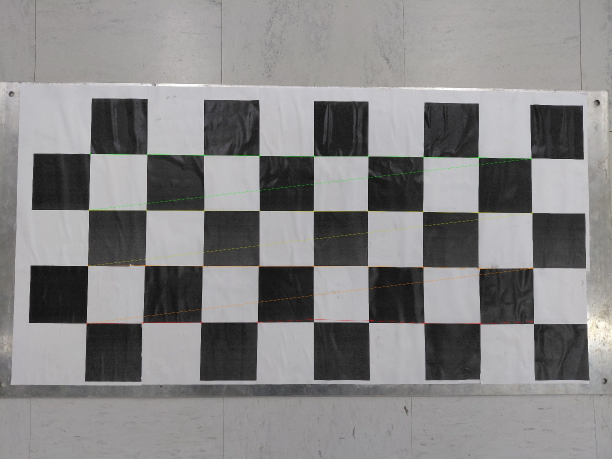
#> input picture resultados/deteccao/img_01.jpg, 1224 x 918 px, given as the content of the folder imagens, which was not available (shown at 1/2 size)
$ python calibracao.py   (older library calls are emulated)
#> lines starting #> are read from the running program, lines starting #| are printed output that depends on the picture; after the words box and inside, x2 and y2 are one past the last pixel; in counts of white or black regions, pixels touching at a corner belong together; pictures that were not available may be replaced by others from this repository, and a replacement may not be noted
import glob
import json
import os

import cv2
import numpy as np

PASTA_IMAGENS = "imagens"
PASTA_SAIDA = "resultados"
TAM_QUADRADO = 0.09
PADRAO = (9, 4)
ESCALAS = [0.1, 0.15, 0.2, 0.25, 0.3, 0.35, 0.5]
MAX_RESIDUO_HOMOGRAFIA = 6.0
FATOR_OUTLIER = 3.0

FLAGS_CALIB = cv2.CALIB_FIX_K3


FLAGS_LEITURA = cv2.IMREAD_COLOR | cv2.IMREAD_IGNORE_ORIENTATION


def pontos_objeto(padrao, tam=TAM_QUADRADO):
    cols, lins = padrao
    obj = np.zeros((cols * lins, 3), np.float32)
    obj[:, :2] = np.mgrid[0:cols, 0:lins].T.reshape(-1, 2) * tam
    return obj


def residuo_homografia(cantos, padrao=PADRAO):
    grade = pontos_objeto(padrao)[:, :2]
    c = cantos.reshape(-1, 2)
    H, _ = cv2.findHomography(grade, c)
    return float(np.linalg.norm(cv2.perspectiveTransform(grade[None], H)[0] - c, axis=1).mean())


def detectar_cantos(cinza):

    n = PADRAO[0] * PADRAO[1]
    detectores = [
        lambda im: cv2.findChessboardCornersSB(im, PADRAO, flags=cv2.CALIB_CB_NORMALIZE_IMAGE | cv2.CALIB_CB_ACCURACY),
        lambda im: cv2.findChessboardCornersSB(im, PADRAO, flags=cv2.CALIB_CB_NORMALIZE_IMAGE | cv2.CALIB_CB_EXHAUSTIVE | cv2.CALIB_CB_ACCURACY),
        lambda im: cv2.findChessboardCorners(im, PADRAO, flags=cv2.CALIB_CB_ADAPTIVE_THRESH | cv2.CALIB_CB_NORMALIZE_IMAGE),
    ]
    melhor, melhor_res = None, np.inf
    for esc in ESCALAS:
        peq = cv2.resize(cinza, None, fx=esc, fy=esc, interpolation=cv2.INTER_AREA)
        for det in detectores:
            ok, cantos = det(peq)
            if not ok or len(cantos) != n:
                continue
            cantos = ((cantos + 0.5) / esc - 0.5).astype(np.float32)  # volta à resolução cheia
            res = residuo_homografia(cantos)
            if res < melhor_res:
                melhor, melhor_res = cantos, res
    if melhor is None or melhor_res > MAX_RESIDUO_HOMOGRAFIA:
        return None, melhor_res
    crit = (cv2.TERM_CRITERIA_EPS + cv2.TERM_CRITERIA_MAX_ITER, 50, 1e-3)
    melhor = cv2.cornerSubPix(cinza, melhor, (11, 11), (-1, -1), crit)
    return melhor, residuo_homografia(melhor)


def erro_reprojecao(obj, img_pts, rvec, tvec, K, dist):
    proj, _ = cv2.projectPoints(obj, rvec, tvec, K, dist)
    d = np.linalg.norm(proj.reshape(-1, 2) - img_pts.reshape(-1, 2), axis=1)
    return proj.reshape(-1, 2), d


def residuo_retilinidade(pts, padrao):

    cols, lins = padrao
    grade = pts.reshape(lins, cols, 2)
    res = []
    for linha in list(grade) + list(grade.transpose(1, 0, 2)):
        vx, vy, x0, y0 = cv2.fitLine(linha.astype(np.float32), cv2.DIST_L2, 0, 0.01, 0.01).ravel()
        n = np.array([-vy, vx])
        res.extend(((linha - [x0, y0]) @ n).tolist())
    return float(np.sqrt(np.mean(np.square(res))))


def desenhar_eixos(img, rvec, tvec, K, dist, comprimento, espessura):
    pts3d = np.float32([[0, 0, 0], [comprimento, 0, 0], [0, comprimento, 0], [0, 0, -comprimento]])
    pts2d, _ = cv2.projectPoints(pts3d, rvec, tvec, K, dist)
    pts2d = np.int32(pts2d.reshape(-1, 2))
    origem = tuple(pts2d[0])
    cv2.line(img, origem, tuple(pts2d[1]), (128, 0, 128), espessura)
    cv2.line(img, origem, tuple(pts2d[2]), (203, 192, 255), espessura)
    cv2.line(img, origem, tuple(pts2d[3]), (0, 0, 255), espessura)
    return img


def main():
    os.makedirs(PASTA_SAIDA, exist_ok=True)
    for sub in ("deteccao", "sem_distorcao", "projecao"):
        os.makedirs(os.path.join(PASTA_SAIDA, sub), exist_ok=True)

    arquivos = sorted(glob.glob(os.path.join(PASTA_IMAGENS, "*.jpg")))
    obj_pts, img_pts, nomes, padroes = [], [], [], []
    tam_img = None

    print("detecção dos cantos")
    for f in arquivos:
        img = cv2.imread(f, FLAGS_LEITURA)
#> img is the input picture: shape (918, 1224, 3); mean B, G, R 134.1, 133.8, 134.8
        cinza = cv2.cvtColor(img, cv2.COLOR_BGR2GRAY)
        tam_img = cinza.shape[::-1]
        cantos, res = detectar_cantos(cinza)
#> after the loop in detectar_cantos, `for esc in ESCALAS:`:
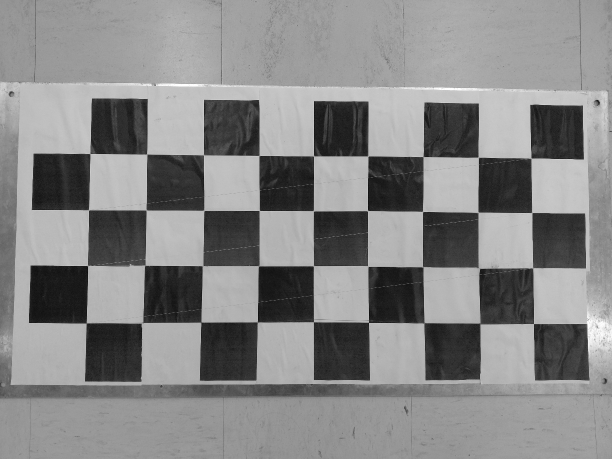
#> peq: shape (459, 612); min 14, max 255, mean 134.3
#> after the loop in detectar_cantos, `for esc in ESCALAS:`: melhor = 36 rows, first 8: [179.4, 305.9], [293.3, 308.2], [407.6, 309.7], [518.7, 311.7], [627.5, 310.8], [736.2, 311.1], [847.2, 312.9], [956.3, 314.7]; melhor_res = 1.31
#> in detectar_cantos, `melhor = cv2.cornerSubPix(cinza, melhor, (11, 11), (-1, -1), crit)`: melhor = 36 rows, first 8: [180.5, 307.5], [293.8, 308.5], [407.5, 310.3], [518.5, 311.5], [627.7, 312.4], [736.3, 312.5], [846.6, 313.6], [957.2, 315]
#> cantos has the same summary as melhor in detectar_cantos; res = 1.54
        nome = os.path.basename(f)
        if cantos is None:
            print(f"  {nome}: tabuleiro NÃO encontrado (descartada)")
            continue
        padrao = PADRAO
        print(f"  {nome}: {padrao[0]}x{padrao[1]} cantos | resíduo homografia {res:.2f}px")
#|   img_01.jpg: 9x4 cantos | resíduo homografia 1.54px
        obj_pts.append(pontos_objeto(padrao))
        img_pts.append(cantos)
        nomes.append(nome)
        padroes.append(padrao)
        vis = cv2.drawChessboardCorners(img.copy(), padrao, cantos, True)
        cv2.imwrite(os.path.join(PASTA_SAIDA, "deteccao", nome), cv2.resize(vis, None, fx=0.3, fy=0.3))

    print("\ncalibração")
    descartadas_outlier = []
    while True:
        rms, K, dist, rvecs, tvecs, _, _, erros_view = cv2.calibrateCameraExtended(
            obj_pts, img_pts, tam_img, None, None, flags=FLAGS_CALIB)
        e = erros_view.ravel()
        pior = int(np.argmax(e))
        if e[pior] <= FATOR_OUTLIER * np.median(e):
            break
        print(f"  {nomes[pior]}: erro {e[pior]:.2f}px > {FATOR_OUTLIER}x mediana -> descartada, recalibrando")
        descartadas_outlier.append(nomes[pior])
        for lst in (obj_pts, img_pts, nomes, padroes):
            lst.pop(pior)
#> this loop made 1 pass
#> (rms, K, dist, rvecs, tvecs, erros_view, e, pior) on pass 1: (0.966, [[1430.6, 0, 610.1], [0, 1439.5, 466.4], [0, 0, 1]], [[0.651, -4.24, 0.0102, -0.0136, 0]], ([-0.0504, -0.00694, 0.00568],), ([-0.345, -0.128, 1.19],), [0.966], [0.966], 0)
#> after the loop, descartadas_outlier = []
    print(f"  Imagens usadas: {len(nomes)} | tamanho: {tam_img[0]}x{tam_img[1]}")
#|   Imagens usadas: 1 | tamanho: 1224x918
    print(f"  Erro RMS de reprojeção: {rms:.3f} px")
#|   Erro RMS de reprojeção: 0.966 px
    print("  K =\n", np.array2string(K, precision=2, suppress_small=True))
#|   K =
#|  [[1430.63    0.    610.08]
#|  [   0.   1439.51  466.43]
#|  [   0.      0.      1.  ]]
    print("  dist (k1 k2 p1 p2 k3) =", np.array2string(dist.ravel(), precision=4))
#|   dist (k1 k2 p1 p2 k3) = [ 0.6507 -4.2352  0.0102 -0.0136  0.    ]
    fx, fy, cx, cy = K[0, 0], K[1, 1], K[0, 2], K[1, 2]
#> fx = 1430.6; fy = 1439.5; cx = 610.1; cy = 466.4
    fov_x = 2 * np.degrees(np.arctan(tam_img[0] / (2 * fx)))
#> fov_x = 46.32
    fov_y = 2 * np.degrees(np.arctan(tam_img[1] / (2 * fy)))
#> fov_y = 35.37
    print(f"  FOV horizontal = {fov_x:.1f}°, vertical = {fov_y:.1f}°")
#|   FOV horizontal = 46.3°, vertical = 35.4°

    np.savez(os.path.join(PASTA_SAIDA, "calibracao.npz"), K=K, dist=dist, rms=rms,
             rvecs=np.array(rvecs), tvecs=np.array(tvecs), nomes=np.array(nomes))
    fs = cv2.FileStorage(os.path.join(PASTA_SAIDA, "calibracao.yaml"), cv2.FILE_STORAGE_WRITE)
    fs.write("image_width", tam_img[0]); fs.write("image_height", tam_img[1])
    fs.write("camera_matrix", K); fs.write("dist_coeffs", dist); fs.write("rms", rms)
    fs.release()

    por_imagem = []
    for i, nome in enumerate(nomes):
        R, _ = cv2.Rodrigues(rvecs[i])
        centro_cam = (-R.T @ tvecs[i]).ravel()
        por_imagem.append({
            "imagem": nome, "padrao": list(padroes[i]),
            "erro_rms_px": float(erros_view[i, 0]),
            "distancia_camera_m": float(np.linalg.norm(tvecs[i])),
            "centro_camera_m": centro_cam.round(3).tolist(),
            "R": R.round(4).tolist(), "t_m": tvecs[i].ravel().round(4).tolist(),
        })
#> this loop made 1 pass
#> centro_cam on pass 1: [0.338, 0.186, -1.18]
#> after the loop, por_imagem = 1 item


    K_alpha0, _ = cv2.getOptimalNewCameraMatrix(K, dist, tam_img, 0, tam_img)
#> K_alpha0 = [[1430.6, 0, 610.1], [0, 1472.9, 471.4], [0, 0, 1]]
    mapx, mapy = cv2.initUndistortRectifyMap(K, dist, None, K_alpha0, tam_img, cv2.CV_32FC1)
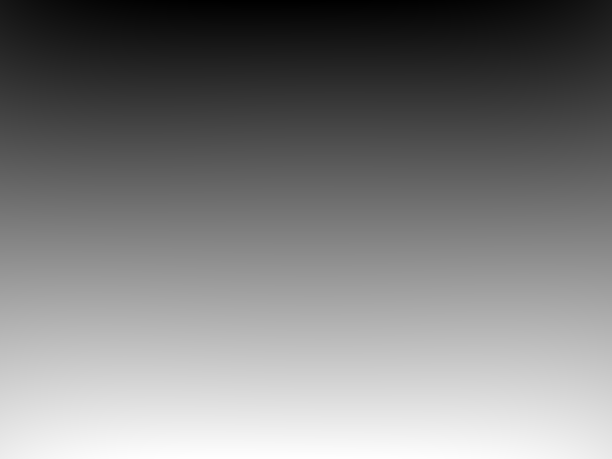
#> mapy: shape (918, 1224) float32 (shown at 1/2 size); min -0.357, max 917, mean 456.3; drawn with min black and max white
    retilinidade = []
    for i, nome in enumerate(nomes):
        img = cv2.imread(os.path.join(PASTA_IMAGENS, nome), FLAGS_LEITURA)
        und = cv2.remap(img, mapx, mapy, cv2.INTER_LINEAR)       # alpha=0
        cinza_o = cv2.cvtColor(img, cv2.COLOR_BGR2GRAY)
        cinza_u = cv2.cvtColor(cv2.undistort(img, K, dist), cv2.COLOR_BGR2GRAY)  # mesma K
        sobrepos = cv2.merge([cinza_u, cinza_u, cinza_o])
        pts_und = cv2.undistortPoints(img_pts[i], K, dist, P=K).reshape(-1, 2)
#> pts_und = 36 pairs, first value 188.6 to 1064.1, second value 310.7 to 643.7
        antes = residuo_retilinidade(img_pts[i].reshape(-1, 2), padroes[i])
#> the loop in residuo_retilinidade, `for linha in list(grade) + list(grade.transpose(1, 0, 2)):` made 13 passes
#> (vx, vy, x0, y0, n) on passes 1 to 8: (1, 0.00959, 625.6, 312, [-0.00959, 1]), (1, 0.00594, 625.1, 422.4, [-0.00594, 1]), (1, 0.00659, 624.8, 533.2, [-0.00659, 1]), (1, 0.00153, 624, 645.8, [-0.00153, 1]), (0.0222, -1, 176.5, 476.4, [1, 0.0222]), (0.0281, -1, 290.2, 476.6, [1, 0.0281]), (0.0159, -1, 405.9, 477.1, [1, 0.0159]), (0.00999, -1, 517.6, 477.4, [1, 0.00999])
#> after the loop in residuo_retilinidade, `for linha in list(grade) + list(grade.transpose(1, 0, 2)):`: res = 72 values, max 1.91 at index 25, min -2.09 at index 31, mean 3.43e-06
#> antes = 0.791
        depois = residuo_retilinidade(pts_und, padroes[i])
#> the loop in residuo_retilinidade (call 2), `for linha in list(grade) + list(grade.transpose(1, 0, 2)):` made 13 passes
#> (vx, vy, x0, y0, n) on passes 1, 2, 3, 4, 5, 8, 10, 11: (1, 0.00649, 627.8, 313.5, [-0.00649, 1]), (1, 0.00495, 627.1, 422.4, [-0.00495, 1]), (1, 0.0075, 626.8, 531.7, [-0.0075, 1]), (1, 0.00475, 626.3, 641.5, [-0.00475, 1]), (0.0171, -1, 191.6, 474.6, [1, 0.0171]), (0.00795, -1, 518.6, 476.8, [1, 0.00795]), (0.00179, 1, 735.9, 477.4, [-1, 0.00179]), (0.00189, 1, 844.3, 478.5, [-1, 0.00189])
#> depois = 0.529
        retilinidade.append({"imagem": nome, "antes_px": antes, "depois_px": depois})


        esc = 0.25
        a = cv2.resize(img, None, fx=esc, fy=esc)
        b = cv2.resize(und, None, fx=esc, fy=esc)
        c = cv2.resize(sobrepos, None, fx=esc, fy=esc)
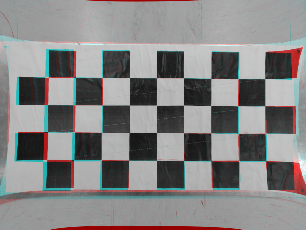
#> c: shape (230, 306, 3); mean of channels 0, 1, 2 132.8, 132.8, 134.2; drawn as B, G, R
        for im, txt in ((a, "original"), (b, "sem distorcao (alpha=0)"), (c, "vermelho=original ciano=corrigida")):
            cv2.putText(im, txt, (15, 40), cv2.FONT_HERSHEY_SIMPLEX, 1.1, (0, 0, 255), 3)
#> this loop made 3 passes
#> txt on passes 1 to 3: 'original', 'sem distorcao (alpha=0)', 'vermelho=original ciano=corrigida'
        cv2.imwrite(os.path.join(PASTA_SAIDA, "sem_distorcao", nome), np.hstack([a, b, c]))

    mx, my = cv2.initUndistortRectifyMap(K, dist, None, K, tam_img, cv2.CV_32FC1)
    desloc = np.hypot(mx - np.arange(tam_img[0])[None], my - np.arange(tam_img[1])[:, None])
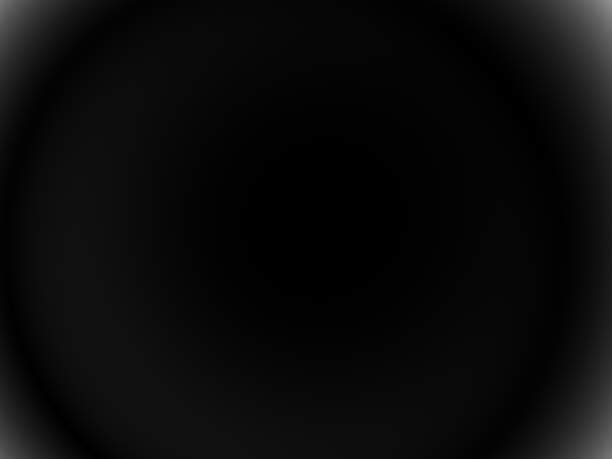
#> desloc: shape (918, 1224) float64 (shown at 1/2 size); min 0, max 148, mean 10.6
    casco = cv2.convexHull(np.vstack([p.reshape(-1, 2) for p in img_pts]).astype(np.float32))
#> casco = [[1067.5, 647.6], [172.7, 646.5], [177.4, 420.3], [180.5, 307.5], [293.8, 308.5], [736.3, 312.5], [846.6, 313.6], [957.2, 315], [1062.4, 316.7], [1064.1, 425.5]]
    mascara = np.zeros(desloc.shape, np.uint8)
    cv2.fillConvexPoly(mascara, casco.astype(np.int32), 1)
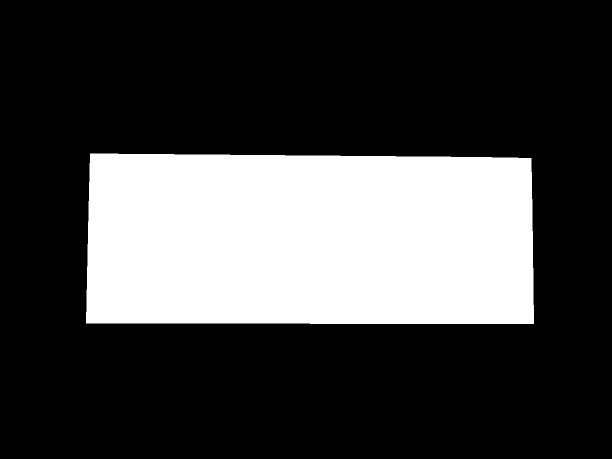
#> mascara: shape (918, 1224) (shown at 1/2 size); values 0 (black) and 1 (white), 26.6% white; 1 white region, box (x1, y1, x2, y2) and area: (172, 307, 1068, 648) 299414
    desloc_util = float(desloc[mascara > 0].max())
#> desloc_util = 17.48
    print(f"  Deslocamento máximo na região coberta pelos cantos: {desloc_util:.1f} px "
          f"(cantos da imagem, extrapolado: {desloc.max():.1f} px)")
#|   Deslocamento máximo na região coberta pelos cantos: 17.5 px (cantos da imagem, extrapolado: 148.0 px)
    mapa = cv2.applyColorMap(np.uint8(np.clip(desloc / desloc_util, 0, 1) * 255), cv2.COLORMAP_JET)
    cv2.polylines(mapa, [casco.astype(np.int32)], True, (255, 255, 255), 12)
#> mapa: shape (918, 1224, 3); mean B, G, R 139.9, 116.3, 94.5
    for p in img_pts:
        for q in p.reshape(-1, 2):
            cv2.circle(mapa, tuple(np.int32(q)), 12, (255, 255, 255), -1)
#> this loop made 1 pass
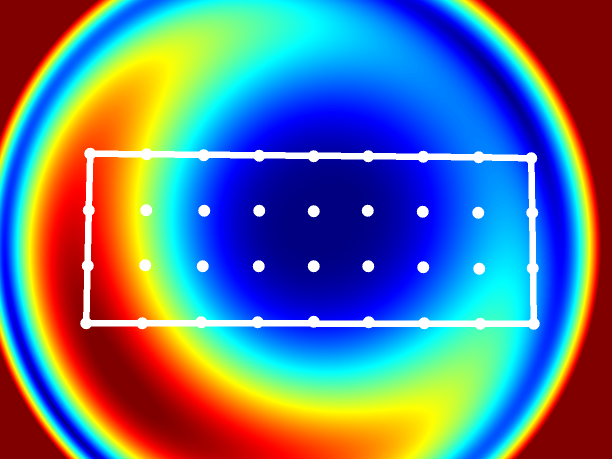
#> mapa: shape (918, 1224, 3) (shown at 1/2 size); mean B, G, R 140.5, 117.8, 96.3
    cv2.imwrite(os.path.join(PASTA_SAIDA, "mapa_distorcao.jpg"), cv2.resize(mapa, None, fx=0.25, fy=0.25))


    projecao = []
    for i, nome in enumerate(nomes):
        obj = obj_pts[i]
#> obj = 36 rows, first 8: [0, 0, 0], [0.09, 0, 0], [0.18, 0, 0], [0.27, 0, 0], [0.36, 0, 0], [0.45, 0, 0], [0.54, 0, 0], [0.63, 0, 0]
        proj, d = erro_reprojecao(obj, img_pts[i], rvecs[i], tvecs[i], K, dist)
#> in erro_reprojecao, `proj, _ = cv2.projectPoints(obj, rvec, tvec, K, dist)`: proj = 36 rows, first 8: [180.8, 307.7], [293.9, 308.2], [407.6, 310], [518.9, 311.9], [628, 313.2], [736.6, 313.7], [846.2, 313.9], [956.2, 314.4]
#> in erro_reprojecao, `d = np.linalg.norm(proj.reshape(-1, 2) - img_pts.reshape(-1, 2), axis=1)`: d = 36 values, max 2.47 at index 28, min 0.196 at index 23, mean 0.83
#> proj = 36 pairs, first value 172.3 to 1066.6, second value 307.7 to 648.1

        projecao.append({
            "imagem": nome,
            "erro_medio_px": float(d.mean()),
            "erro_max_px": float(d.max()),
        })


        img = cv2.imread(os.path.join(PASTA_IMAGENS, nome), FLAGS_LEITURA)
        r = max(6, img.shape[1] // 250)
        desenhar_eixos(img, rvecs[i], tvecs[i], K, dist, 3 * TAM_QUADRADO, max(4, r))
#> in desenhar_eixos, `pts3d = np.float32([[0, 0, 0], [comprimento, 0, 0], [0, comprimento, 0..`: pts3d = [[0, 0, 0], [0.27, 0, 0], [0, 0.27, 0], [0, 0, -0.27]]
#> in desenhar_eixos, `pts2d, _ = cv2.projectPoints(pts3d, rvec, tvec, K, dist)`: pts2d = [[180.8, 307.7], [518.9, 311.9], [172.3, 646.6], [72.54, 246.2]]
#> in desenhar_eixos, `pts2d = np.int32(pts2d.reshape(-1, 2))`: pts2d = [[180, 307], [518, 311], [172, 646], [72, 246]]
#> in desenhar_eixos, `origem = tuple(pts2d[0])`: origem = (180, 307)
        cv2.imwrite(os.path.join(PASTA_SAIDA, "projecao", nome), cv2.resize(img, None, fx=0.3, fy=0.3))
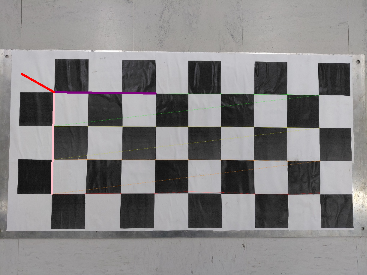
#> saved as img_01.jpg: shape (275, 367, 3); mean B, G, R 134, 133.4, 135.1

    resumo = {
        "tabuleiro": {"quadrado_m": TAM_QUADRADO, "cantos_internos": list(PADRAO)},
        "tamanho_imagem": list(tam_img),
        "imagens_usadas": nomes,
        "imagens_descartadas": [os.path.basename(f) for f in arquivos if os.path.basename(f) not in nomes],
        "descartadas_por_erro_alto": descartadas_outlier,
        "rms_px": rms, "K": K.tolist(), "dist": dist.ravel().tolist(),
        "K_otima_alpha0": K_alpha0.tolist(),
        "fov_graus": [fov_x, fov_y],
        "deslocamento_max_distorcao_px_regiao_util": desloc_util,
        "deslocamento_max_distorcao_px_imagem_toda": float(desloc.max()),
        "por_imagem": por_imagem, "retilinidade": retilinidade, "projecao": projecao,
    }
    with open(os.path.join(PASTA_SAIDA, "resumo.json"), "w") as f:
        json.dump(resumo, f, indent=2, ensure_ascii=False)
    print(f"\nresultados salvos em ./{PASTA_SAIDA}/")


if __name__ == "__main__":
    main()
